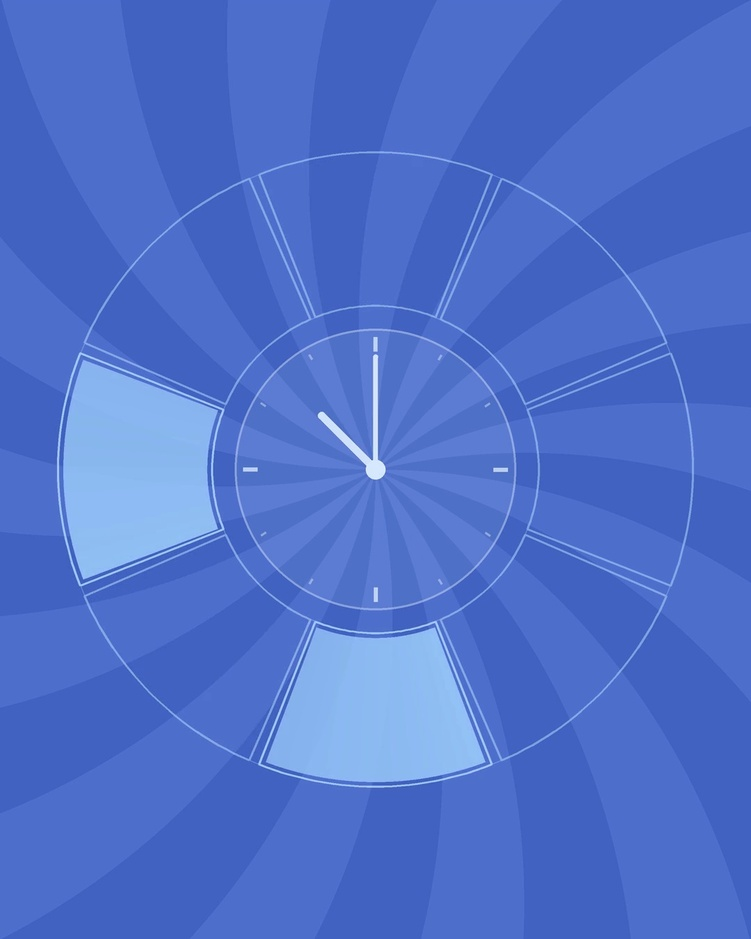
#> input picture PTITCTF2026/Crypto/Signaling/solve/frames/frame_50.jpg, 751 x 939 px, shrunk from 1080 x 1350 before the run, found by its file name
$ python draw_points2.py
#> lines starting #> are read from the running program, lines starting #| are printed output that depends on the picture; after the words box and inside, x2 and y2 are one past the last pixel; in counts of white or black regions, pixels touching at a corner belong together
import cv2
import math

frame = cv2.imread(r"D:\download\CTFTimeWriteup\PTITCTF2026\Crypto\Signaling\solve\frames\frame_50.jpg")
#> frame is the input picture: shape (939, 751, 3); mean B, G, R 202.4, 112.4, 78.5
h, w = frame.shape[:2]
#> h = 939; w = 751
cx, cy = w // 2, h // 2
#> cx = 375; cy = 469
r = 250

angles = [292.5, 337.5, 22.5, 67.5, 112.5, 157.5, 202.5, 247.5]
for i, angle in enumerate(angles):
    rad = math.radians(angle)
    px = int(cx + r * math.cos(rad))
    py = int(cy + r * math.sin(rad))
    cv2.circle(frame, (px, py), 10, (0, 0, 255), -1)
    cv2.putText(frame, str(i), (px+15, py), cv2.FONT_HERSHEY_SIMPLEX, 1, (0,255,0), 2)
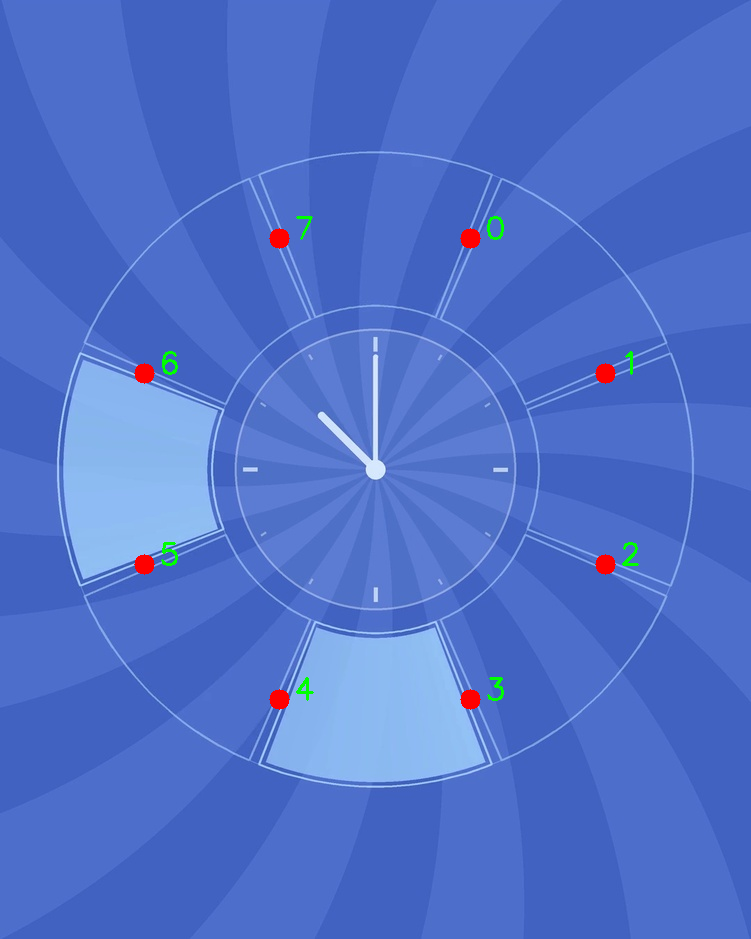
#> frame: shape (939, 751, 3); 0.53% of pixels changed, all inside (x1, y1, x2, y2) = (134, 216, 639, 710)

cv2.imwrite("points2.jpg", frame)

$ run again, with PTITCTF2026/Crypto/Signaling/solve/frames/frame_100.jpg copied over PTITCTF2026/Crypto/Signaling/solve/frames/frame_50.jpg
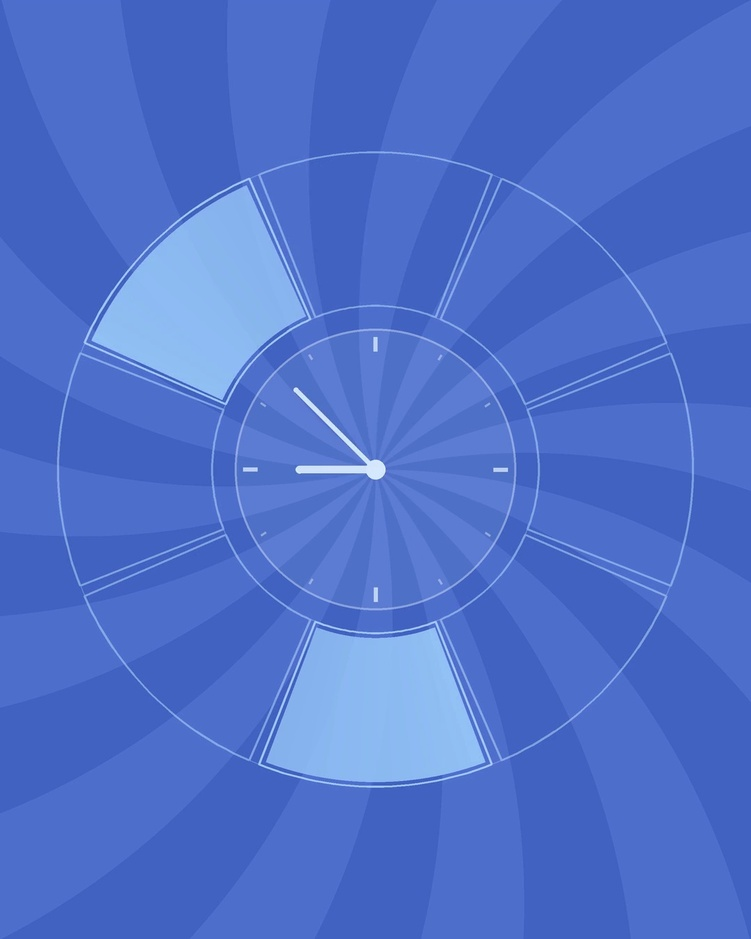
#> input picture PTITCTF2026/Crypto/Signaling/solve/frames/frame_100.jpg, 751 x 939 px, shrunk from 1080 x 1350 before the run, found by its file name
#> frame is the input picture: shape (939, 751, 3); mean B, G, R 202.4, 112.5, 78.6
#> after the loop `for i, angle in enumerate(angles):`:
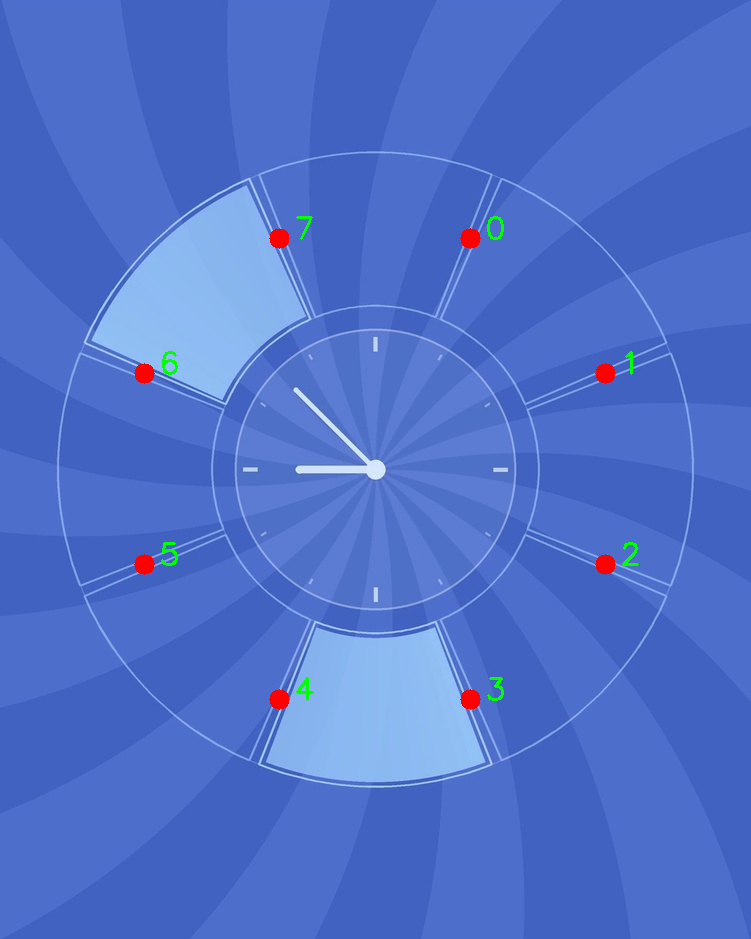
#> frame: shape (939, 751, 3); 0.53% of pixels changed, all inside (x1, y1, x2, y2) = (134, 216, 639, 710)

$ run again, with PTITCTF2026/Crypto/Signaling/solve/frames/frame_125.jpg copied over PTITCTF2026/Crypto/Signaling/solve/frames/frame_50.jpg
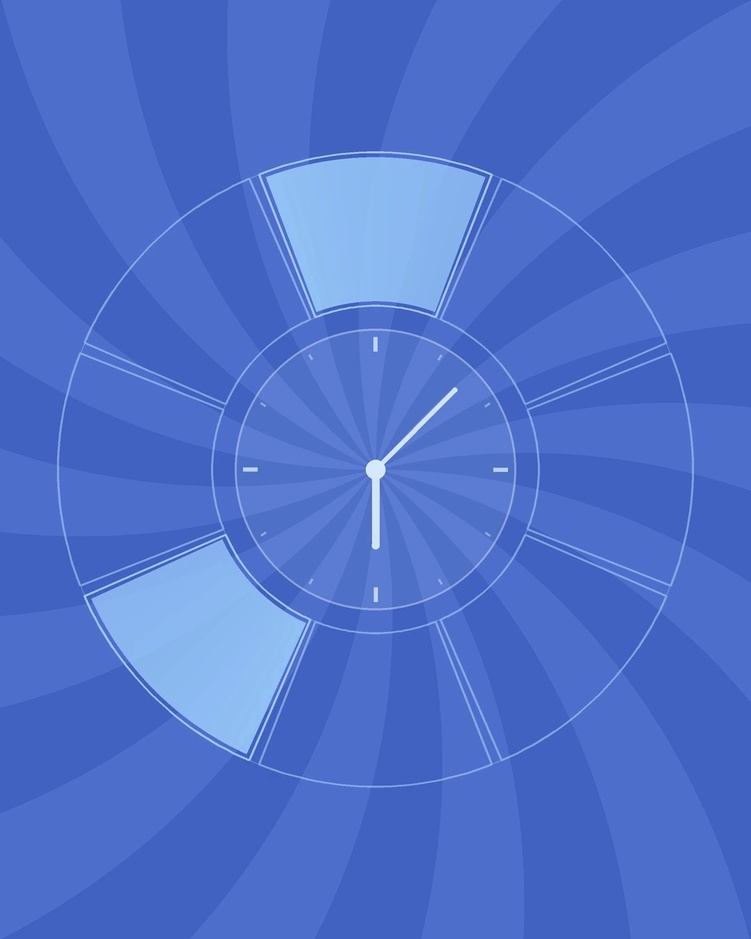
#> input picture PTITCTF2026/Crypto/Signaling/solve/frames/frame_125.jpg, 751 x 939 px, shrunk from 1080 x 1350 before the run, found by its file name
#> frame is the input picture: shape (939, 751, 3); mean B, G, R 202.3, 112.4, 78.5
#> after the loop `for i, angle in enumerate(angles):`:
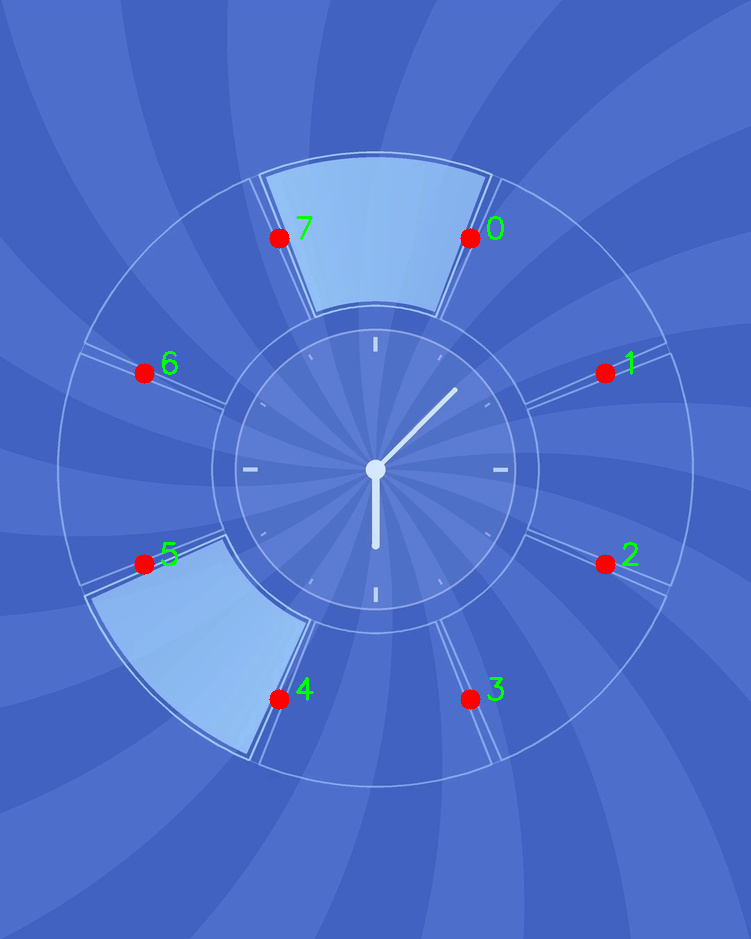
#> frame: shape (939, 751, 3); 0.53% of pixels changed, all inside (x1, y1, x2, y2) = (134, 216, 639, 710)

$ run again, with PTITCTF2026/Crypto/Signaling/solve/frames/frame_150.jpg copied over PTITCTF2026/Crypto/Signaling/solve/frames/frame_50.jpg
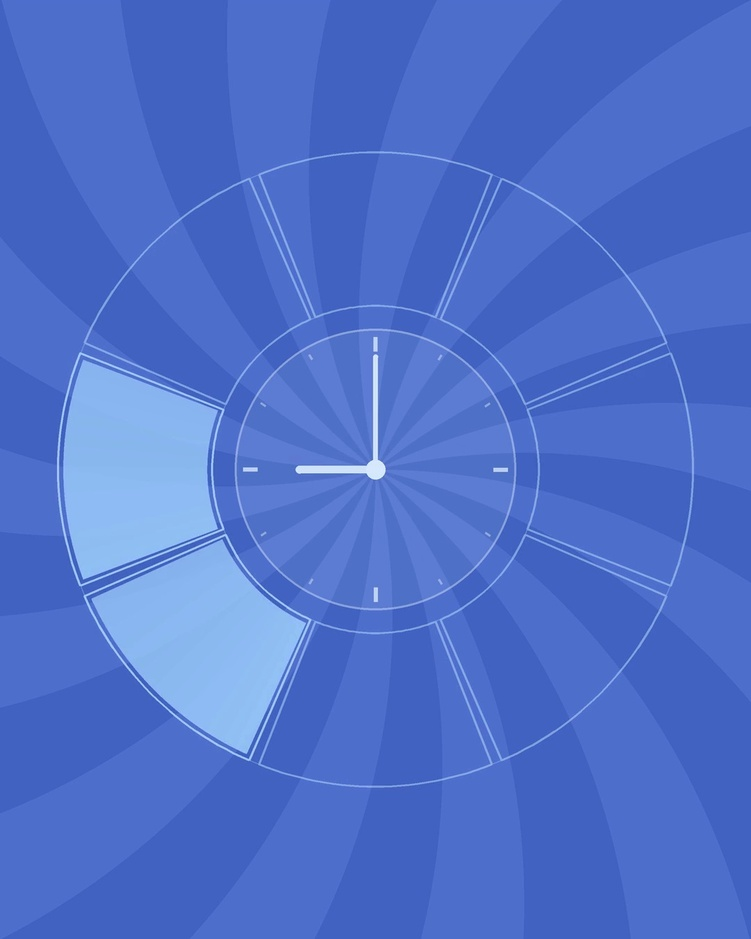
#> input picture PTITCTF2026/Crypto/Signaling/solve/frames/frame_150.jpg, 751 x 939 px, shrunk from 1080 x 1350 before the run, found by its file name
#> frame is the input picture: shape (939, 751, 3); mean B, G, R 202.3, 112.4, 78.5
#> after the loop `for i, angle in enumerate(angles):`:
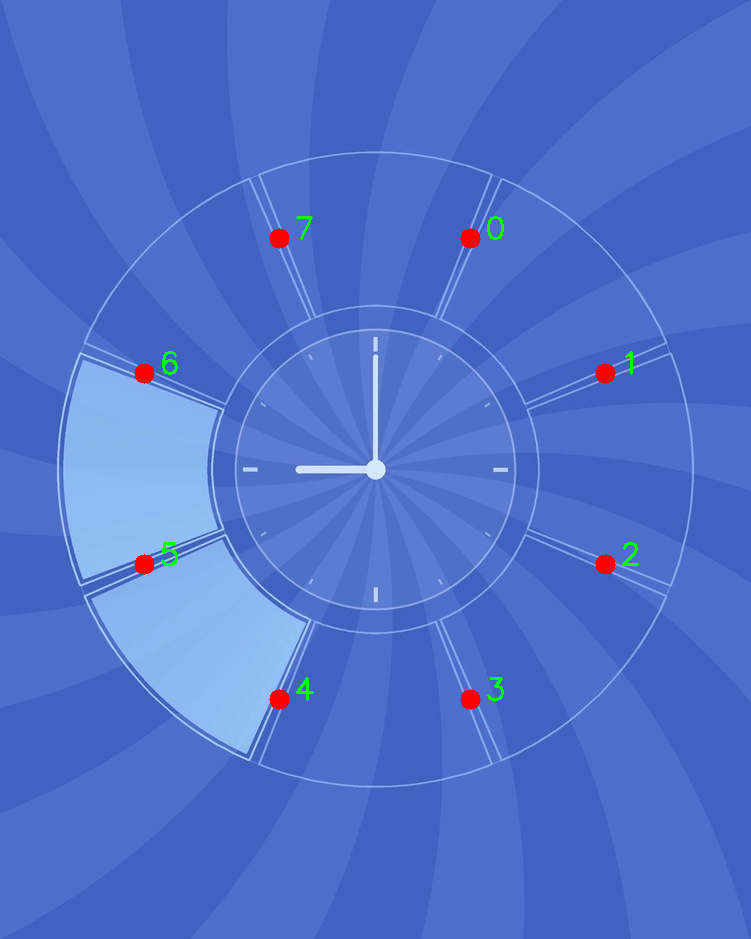
#> frame: shape (939, 751, 3); 0.53% of pixels changed, all inside (x1, y1, x2, y2) = (134, 216, 639, 710)
